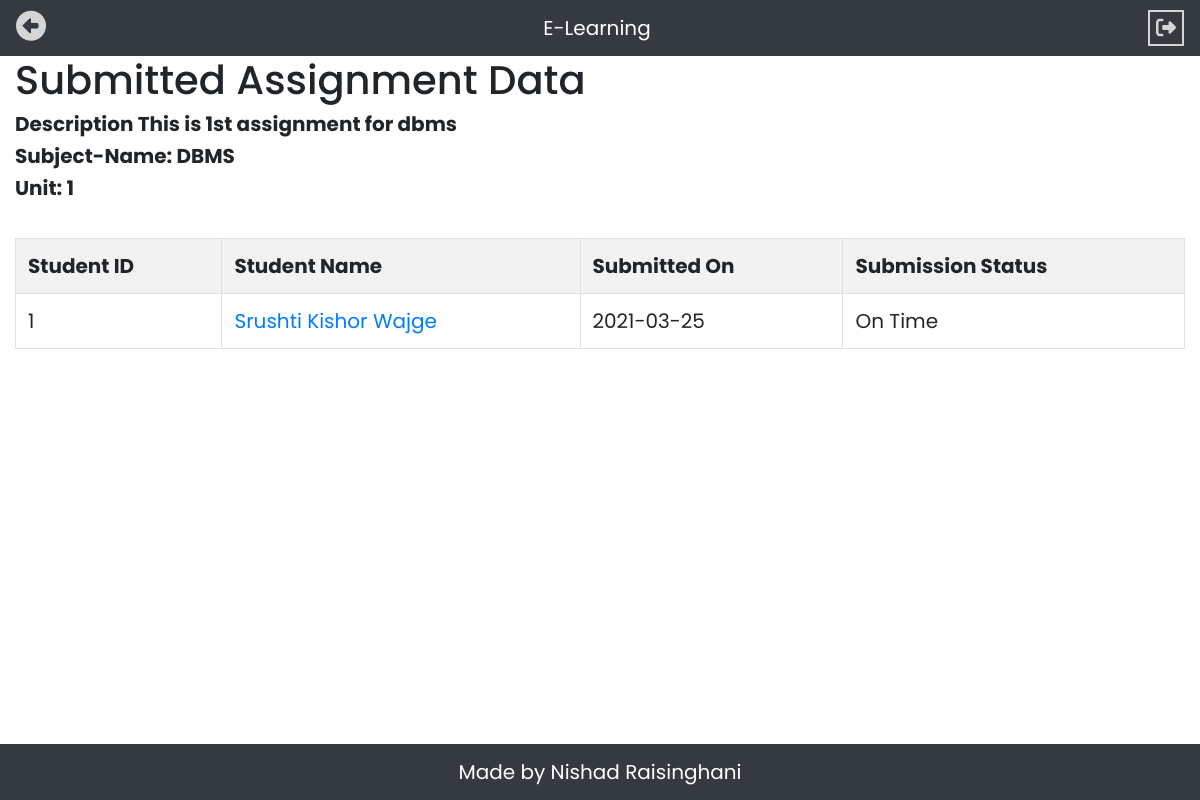
Page /Teacher/submitted_ass.php?unit=1&desc=This is 1st assignment for dbms&qsub=DBMS (signed in) on the committed database.
### tables this page shows
CREATE TABLE `assignment_submission` (
  `submission_Id` int(11) NOT NULL,
  `student_Id` int(11) NOT NULL,
  `student_name` varchar(100) NOT NULL,
  `subject_name` varchar(50) NOT NULL,
  `unit` int(11) NOT NULL,
  `submission_date` date NOT NULL,
  `assignment_no` int(11) NOT NULL,
  `filepath` varchar(500) NOT NULL,
  `submitted` varchar(10) NOT NULL
);

### Teacher/submitted_ass.php (the view, shortened to what this page needs)
<?php
$unit=$_GET['unit'];
$desc=$_GET['desc'];
$qsub=$_GET['qsub'];
?>
<!DOCTYPE html>
<html>
<head>
	<?php include '../links.php' ?>
	<?php include '../connection.php' ?>
</head>
<body>
  <nav class="navbar navbar-expand-lg navbar-dark bg-dark">
   <ul class="navbar-nav mr-auto">
      <li class="nav-item active">
      	<a href="teacher.php"><i id="tg" class='fas fa-arrow-alt-circle-left' style='color:#d5d5d5;font-size: 30px;'></i></a>
        </li>
    </ul>
   <a class="navbar-brand mx-auto" href="#">E-Learning</a>
   <ul class="navbar-nav ml-auto">
      <li class="nav-item active">
        <form method="post">
        <button  type="submit" name='lgt' style="border:2px solid #d5d5d5; background-color: transparent;color: #d5d5d5;"><i class="fas fa-sign-out-alt"></i></button>
        </form>
      </li>
   </ul>
  </nav>
  <div class="container-fluid">
  <div class="row">
      <div class="col">
        <div class="table-responsive" id="results">
          <h1>  Submitted Assignment Data</h1>
          <h5><b>Description <?php echo $desc; ?></b></h5>
          <h5><b>Subject-Name: <?php echo $qsub; ?></b></h5>
          <h5><b>Unit: <?php echo $unit; ?></b></h5>
          <br>
            <table class="table table-striped table-bordered">
              <tr><th>Student ID</th><th>Student Name</th><th>Submitted On</th><th>Submission Status</th></tr>
              <?php
               $getrecords="SELECT * FROM `assignment_submission` WHERE subject_name='$qsub' AND unit = '$unit' ";
               $rungetr=mysqli_query($conn,$getrecords);
               while($rrow=mysqli_fetch_assoc($rungetr))
               {
                echo "<tr><td>".$rrow['student_Id']."</td><td><a href=".$rrow['filepath'].">".$rrow['student_name']."</a></td><td>".$rrow['submission_date']."</td><td>".$rrow['submitted']."</td></tr>";
               }
              ?>
        </table>
      </div>
      <br>
    </div>
  </div>
  </div>
  	<br><br><br><br>
  <div class="navbar navbar-expand-lg navbar-dark bg-dark" id="footer">
        <a class="navbar-brand mx-auto">Made by Nishad Raisinghani</a>
  </div>
</body>
</html>

### style.php (style rules this page uses)
body { font-family: 'Poppins', sans-serif; font-size: 20px; -webkit-user-select: none; -moz-user-select: none; -ms-user-select: none; user-select: none; }
#footer { position: fixed; left: 0; bottom: 0; width: 100vw; color: white; }

### rows in the picture
assignment_submission: student_Id "1", student_name "Srushti Kishor Wajge", submission_date "2021-03-25", submitted "On Time"

### other values in the picture
$desc "This is 1st assignment for dbms"
$qsub "DBMS"
$unit "1"
